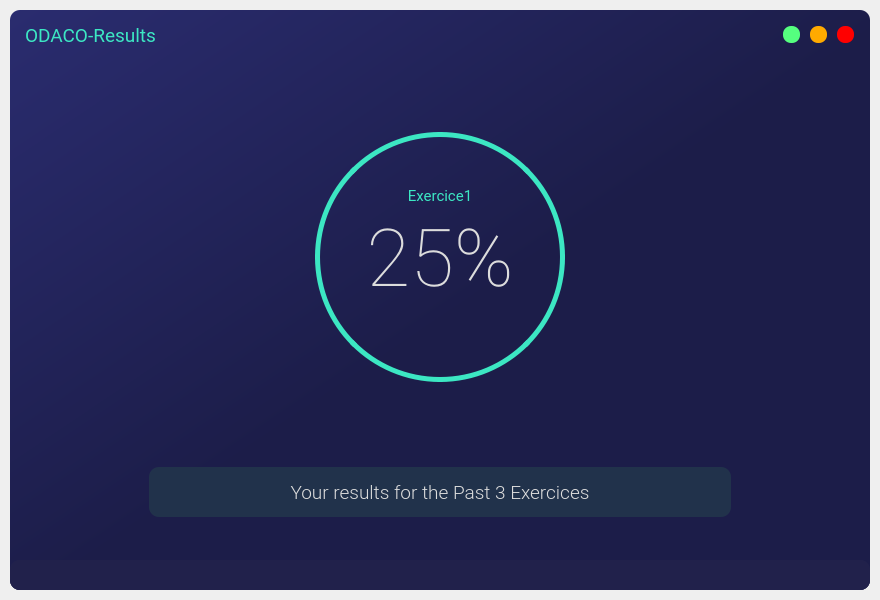
<?xml version="1.0" encoding="UTF-8"?>
<ui version="4.0">
 <class>MainWindow</class>
 <widget class="QMainWindow" name="MainWindow">
  <property name="geometry">
   <rect>
    <x>0</x>
    <y>0</y>
    <width>880</width>
    <height>600</height>
   </rect>
  </property>
  <property name="minimumSize">
   <size>
    <width>880</width>
    <height>600</height>
   </size>
  </property>
  <property name="windowTitle">
   <string>MainWindow</string>
  </property>
  <widget class="QWidget" name="centralwidget">
   <layout class="QVBoxLayout" name="drop_shadow_layout">
    <property name="spacing">
     <number>0</number>
    </property>
    <property name="leftMargin">
     <number>10</number>
    </property>
    <property name="topMargin">
     <number>10</number>
    </property>
    <property name="rightMargin">
     <number>10</number>
    </property>
    <property name="bottomMargin">
     <number>10</number>
    </property>
    <item>
     <widget class="QFrame" name="drop_shadow_frame">
      <property name="styleSheet">
       <string notr="true">background-color: qlineargradient(spread:pad, x1:0, y1:0, x2:1, y2:1, stop:0 rgba(42, 44, 111, 255), stop:0.521368 rgba(28, 29, 73, 255));
border-radius: 10px;</string>
      </property>
      <property name="frameShape">
       <enum>QFrame::NoFrame</enum>
      </property>
      <property name="frameShadow">
       <enum>QFrame::Raised</enum>
      </property>
      <layout class="QVBoxLayout" name="verticalLayout">
       <property name="spacing">
        <number>0</number>
       </property>
       <property name="leftMargin">
        <number>0</number>
       </property>
       <property name="topMargin">
        <number>0</number>
       </property>
       <property name="rightMargin">
        <number>0</number>
       </property>
       <property name="bottomMargin">
        <number>0</number>
       </property>
       <item>
        <widget class="QFrame" name="title_bar">
         <property name="maximumSize">
          <size>
           <width>16777215</width>
           <height>50</height>
          </size>
         </property>
         <property name="styleSheet">
          <string notr="true">background-color: none;</string>
         </property>
         <property name="frameShape">
          <enum>QFrame::NoFrame</enum>
         </property>
         <property name="frameShadow">
          <enum>QFrame::Raised</enum>
         </property>
         <layout class="QHBoxLayout" name="horizontalLayout">
          <property name="spacing">
           <number>0</number>
          </property>
          <property name="leftMargin">
           <number>0</number>
          </property>
          <property name="topMargin">
           <number>0</number>
          </property>
          <property name="rightMargin">
           <number>0</number>
          </property>
          <property name="bottomMargin">
           <number>0</number>
          </property>
          <item>
           <widget class="QFrame" name="frame_title">
            <property name="minimumSize">
             <size>
              <width>0</width>
              <height>50</height>
             </size>
            </property>
            <property name="font">
             <font>
              <family>Roboto Condensed Light</family>
              <pointsize>14</pointsize>
             </font>
            </property>
            <property name="frameShape">
             <enum>QFrame::StyledPanel</enum>
            </property>
            <property name="frameShadow">
             <enum>QFrame::Raised</enum>
            </property>
            <layout class="QVBoxLayout" name="verticalLayout_2">
             <property name="spacing">
              <number>0</number>
             </property>
             <property name="leftMargin">
              <number>15</number>
             </property>
             <property name="topMargin">
              <number>0</number>
             </property>
             <property name="rightMargin">
              <number>0</number>
             </property>
             <property name="bottomMargin">
              <number>0</number>
             </property>
             <item>
              <widget class="QLabel" name="label_title">
               <property name="font">
                <font>
                 <family>Roboto</family>
                 <pointsize>14</pointsize>
                </font>
               </property>
               <property name="styleSheet">
                <string notr="true">color: rgb(60, 231, 195);</string>
               </property>
               <property name="text">
                <string>ODACO-Results</string>
               </property>
              </widget>
             </item>
            </layout>
           </widget>
          </item>
          <item>
           <widget class="QFrame" name="frame_btns">
            <property name="maximumSize">
             <size>
              <width>100</width>
              <height>16777215</height>
             </size>
            </property>
            <property name="frameShape">
             <enum>QFrame::StyledPanel</enum>
            </property>
            <property name="frameShadow">
             <enum>QFrame::Raised</enum>
            </property>
            <layout class="QHBoxLayout" name="horizontalLayout_3">
             <item>
              <widget class="QPushButton" name="btn_maximize">
               <property name="minimumSize">
                <size>
                 <width>16</width>
                 <height>16</height>
                </size>
               </property>
               <property name="maximumSize">
                <size>
                 <width>17</width>
                 <height>17</height>
                </size>
               </property>
               <property name="toolTip">
                <string>Maximize</string>
               </property>
               <property name="styleSheet">
                <string notr="true">QPushButton {
	border: none;
	border-radius: 8px;	
	background-color: rgb(85, 255, 127);
}
QPushButton:hover {	
	background-color: rgba(85, 255, 127, 150);
}</string>
               </property>
               <property name="text">
                <string/>
               </property>
              </widget>
             </item>
             <item>
              <widget class="QPushButton" name="btn_minimize">
               <property name="minimumSize">
                <size>
                 <width>16</width>
                 <height>16</height>
                </size>
               </property>
               <property name="maximumSize">
                <size>
                 <width>17</width>
                 <height>17</height>
                </size>
               </property>
               <property name="toolTip">
                <string>Minimize</string>
               </property>
               <property name="styleSheet">
                <string notr="true">QPushButton {
	border: none;
	border-radius: 8px;		
	background-color: rgb(255, 170, 0);
}
QPushButton:hover {	
	background-color: rgba(255, 170, 0, 150);
}</string>
               </property>
               <property name="text">
                <string/>
               </property>
              </widget>
             </item>
             <item>
              <widget class="QPushButton" name="btn_close">
               <property name="minimumSize">
                <size>
                 <width>16</width>
                 <height>16</height>
                </size>
               </property>
               <property name="maximumSize">
                <size>
                 <width>17</width>
                 <height>17</height>
                </size>
               </property>
               <property name="toolTip">
                <string>Close</string>
               </property>
               <property name="styleSheet">
                <string notr="true">QPushButton {
	border: none;
	border-radius: 8px;		
	background-color: rgb(255, 0, 0);
}
QPushButton:hover {		
	background-color: rgba(255, 0, 0, 150);
}</string>
               </property>
               <property name="text">
                <string/>
               </property>
              </widget>
             </item>
            </layout>
           </widget>
          </item>
         </layout>
        </widget>
       </item>
       <item>
        <widget class="QFrame" name="content_bar">
         <property name="styleSheet">
          <string notr="true">background-color: none;</string>
         </property>
         <property name="frameShape">
          <enum>QFrame::StyledPanel</enum>
         </property>
         <property name="frameShadow">
          <enum>QFrame::Raised</enum>
         </property>
         <layout class="QVBoxLayout" name="verticalLayout_4">
          <item>
           <widget class="QStackedWidget" name="stackedWidget">
            <property name="styleSheet">
             <string notr="true">background-color: none;</string>
            </property>
            <property name="currentIndex">
             <number>0</number>
            </property>
            <widget class="QWidget" name="page_home">
             <layout class="QVBoxLayout" name="verticalLayout_5">
              <property name="spacing">
               <number>0</number>
              </property>
              <property name="leftMargin">
               <number>0</number>
              </property>
              <property name="topMargin">
               <number>0</number>
              </property>
              <property name="rightMargin">
               <number>0</number>
              </property>
              <property name="bottomMargin">
               <number>0</number>
              </property>
              <item>
               <widget class="QFrame" name="frame_content_home">
                <property name="frameShape">
                 <enum>QFrame::StyledPanel</enum>
                </property>
                <property name="frameShadow">
                 <enum>QFrame::Raised</enum>
                </property>
                <layout class="QVBoxLayout" name="verticalLayout_9">
                 <item>
                  <widget class="QFrame" name="frame_infos">
                   <property name="frameShape">
                    <enum>QFrame::StyledPanel</enum>
                   </property>
                   <property name="frameShadow">
                    <enum>QFrame::Raised</enum>
                   </property>
                   <layout class="QHBoxLayout" name="horizontalLayout_4">
                    <item>
                     <widget class="QFrame" name="frame_circle_1">
                      <property name="minimumSize">
                       <size>
                        <width>250</width>
                        <height>250</height>
                       </size>
                      </property>
                      <property name="maximumSize">
                       <size>
                        <width>250</width>
                        <height>250</height>
                       </size>
                      </property>
                      <property name="styleSheet">
                       <string notr="true">QFrame{
	border: 5px solid rgb(60, 231, 195);
	border-radius: 125px;
}
QFrame:hover {
	border: 5px solid rgb(105, 95, 148);
}</string>
                      </property>
                      <property name="frameShape">
                       <enum>QFrame::StyledPanel</enum>
                      </property>
                      <property name="frameShadow">
                       <enum>QFrame::Raised</enum>
                      </property>
                      <layout class="QVBoxLayout" name="verticalLayout_6">
                       <property name="spacing">
                        <number>10</number>
                       </property>
                       <property name="leftMargin">
                        <number>10</number>
                       </property>
                       <property name="topMargin">
                        <number>50</number>
                       </property>
                       <property name="rightMargin">
                        <number>10</number>
                       </property>
                       <property name="bottomMargin">
                        <number>50</number>
                       </property>
                       <item>
                        <widget class="QLabel" name="label">
                         <property name="font">
                          <font>
                           <family>Roboto</family>
                           <pointsize>11</pointsize>
                          </font>
                         </property>
                         <property name="styleSheet">
                          <string notr="true">border: none;
color: rgb(60, 231, 195);</string>
                         </property>
                         <property name="text">
                          <string>Exercice1</string>
                         </property>
                         <property name="alignment">
                          <set>Qt::AlignCenter</set>
                         </property>
                        </widget>
                       </item>
                       <item>
                        <widget class="QLabel" name="label_2">
                         <property name="font">
                          <font>
                           <family>Roboto Thin</family>
                           <pointsize>60</pointsize>
                          </font>
                         </property>
                         <property name="styleSheet">
                          <string notr="true">border: none;
color: rgb(220,220,220);</string>
                         </property>
                         <property name="text">
                          <string>25%</string>
                         </property>
                         <property name="alignment">
                          <set>Qt::AlignCenter</set>
                         </property>
                        </widget>
                       </item>
                       <item>
                        <widget class="QLabel" name="label_4">
                         <property name="font">
                          <font>
                           <family>Roboto</family>
                           <pointsize>10</pointsize>
                          </font>
                         </property>
                         <property name="styleSheet">
                          <string notr="true">border: none;
color: rgb(60, 231, 195);</string>
                         </property>
                         <property name="text">
                          <string/>
                         </property>
                         <property name="alignment">
                          <set>Qt::AlignCenter</set>
                         </property>
                        </widget>
                       </item>
                      </layout>
                     </widget>
                    </item>
                   </layout>
                  </widget>
                 </item>
                 <item alignment="Qt::AlignHCenter">
                  <widget class="QFrame" name="frame_texts">
                   <property name="minimumSize">
                    <size>
                     <width>600</width>
                     <height>0</height>
                    </size>
                   </property>
                   <property name="maximumSize">
                    <size>
                     <width>16777215</width>
                     <height>100</height>
                    </size>
                   </property>
                   <property name="frameShape">
                    <enum>QFrame::StyledPanel</enum>
                   </property>
                   <property name="frameShadow">
                    <enum>QFrame::Raised</enum>
                   </property>
                   <layout class="QVBoxLayout" name="verticalLayout_10">
                    <item>
                     <widget class="QLabel" name="label_13">
                      <property name="maximumSize">
                       <size>
                        <width>600</width>
                        <height>50</height>
                       </size>
                      </property>
                      <property name="palette">
                       <palette>
                        <active>
                         <colorrole role="WindowText">
                          <brush brushstyle="SolidPattern">
                           <color alpha="255">
                            <red>220</red>
                            <green>220</green>
                            <blue>220</blue>
                           </color>
                          </brush>
                         </colorrole>
                         <colorrole role="Button">
                          <brush brushstyle="SolidPattern">
                           <color alpha="255">
                            <red>33</red>
                            <green>50</green>
                            <blue>75</blue>
                           </color>
                          </brush>
                         </colorrole>
                         <colorrole role="Text">
                          <brush brushstyle="SolidPattern">
                           <color alpha="255">
                            <red>220</red>
                            <green>220</green>
                            <blue>220</blue>
                           </color>
                          </brush>
                         </colorrole>
                         <colorrole role="ButtonText">
                          <brush brushstyle="SolidPattern">
                           <color alpha="255">
                            <red>220</red>
                            <green>220</green>
                            <blue>220</blue>
                           </color>
                          </brush>
                         </colorrole>
                         <colorrole role="Base">
                          <brush brushstyle="SolidPattern">
                           <color alpha="255">
                            <red>33</red>
                            <green>50</green>
                            <blue>75</blue>
                           </color>
                          </brush>
                         </colorrole>
                         <colorrole role="Window">
                          <brush brushstyle="SolidPattern">
                           <color alpha="255">
                            <red>33</red>
                            <green>50</green>
                            <blue>75</blue>
                           </color>
                          </brush>
                         </colorrole>
                        </active>
                        <inactive>
                         <colorrole role="WindowText">
                          <brush brushstyle="SolidPattern">
                           <color alpha="255">
                            <red>220</red>
                            <green>220</green>
                            <blue>220</blue>
                           </color>
                          </brush>
                         </colorrole>
                         <colorrole role="Button">
                          <brush brushstyle="SolidPattern">
                           <color alpha="255">
                            <red>33</red>
                            <green>50</green>
                            <blue>75</blue>
                           </color>
                          </brush>
                         </colorrole>
                         <colorrole role="Text">
                          <brush brushstyle="SolidPattern">
                           <color alpha="255">
                            <red>220</red>
                            <green>220</green>
                            <blue>220</blue>
                           </color>
                          </brush>
                         </colorrole>
                         <colorrole role="ButtonText">
                          <brush brushstyle="SolidPattern">
                           <color alpha="255">
                            <red>220</red>
                            <green>220</green>
                            <blue>220</blue>
                           </color>
                          </brush>
                         </colorrole>
                         <colorrole role="Base">
                          <brush brushstyle="SolidPattern">
                           <color alpha="255">
                            <red>33</red>
                            <green>50</green>
                            <blue>75</blue>
                           </color>
                          </brush>
                         </colorrole>
                         <colorrole role="Window">
                          <brush brushstyle="SolidPattern">
                           <color alpha="255">
                            <red>33</red>
                            <green>50</green>
                            <blue>75</blue>
                           </color>
                          </brush>
                         </colorrole>
                        </inactive>
                        <disabled>
                         <colorrole role="WindowText">
                          <brush brushstyle="SolidPattern">
                           <color alpha="255">
                            <red>220</red>
                            <green>220</green>
                            <blue>220</blue>
                           </color>
                          </brush>
                         </colorrole>
                         <colorrole role="Button">
                          <brush brushstyle="SolidPattern">
                           <color alpha="255">
                            <red>33</red>
                            <green>50</green>
                            <blue>75</blue>
                           </color>
                          </brush>
                         </colorrole>
                         <colorrole role="Text">
                          <brush brushstyle="SolidPattern">
                           <color alpha="255">
                            <red>220</red>
                            <green>220</green>
                            <blue>220</blue>
                           </color>
                          </brush>
                         </colorrole>
                         <colorrole role="ButtonText">
                          <brush brushstyle="SolidPattern">
                           <color alpha="255">
                            <red>220</red>
                            <green>220</green>
                            <blue>220</blue>
                           </color>
                          </brush>
                         </colorrole>
                         <colorrole role="Base">
                          <brush brushstyle="SolidPattern">
                           <color alpha="255">
                            <red>33</red>
                            <green>50</green>
                            <blue>75</blue>
                           </color>
                          </brush>
                         </colorrole>
                         <colorrole role="Window">
                          <brush brushstyle="SolidPattern">
                           <color alpha="255">
                            <red>33</red>
                            <green>50</green>
                            <blue>75</blue>
                           </color>
                          </brush>
                         </colorrole>
                        </disabled>
                       </palette>
                      </property>
                      <property name="font">
                       <font>
                        <family>Roboto Light</family>
                        <pointsize>14</pointsize>
                       </font>
                      </property>
                      <property name="styleSheet">
                       <string notr="true">color: rgb(220, 220, 220);
background-color: rgb(33, 50, 75);
border-radius: 10px;</string>
                      </property>
                      <property name="text">
                       <string>Your results for the Past 3 Exercices</string>
                      </property>
                      <property name="alignment">
                       <set>Qt::AlignCenter</set>
                      </property>
                     </widget>
                    </item>
                   </layout>
                  </widget>
                 </item>
                </layout>
               </widget>
              </item>
             </layout>
            </widget>
            <widget class="QWidget" name="page_credits">
             <widget class="QFrame" name="frame_content_credits">
              <property name="geometry">
               <rect>
                <x>90</x>
                <y>70</y>
                <width>120</width>
                <height>80</height>
               </rect>
              </property>
              <property name="frameShape">
               <enum>QFrame::StyledPanel</enum>
              </property>
              <property name="frameShadow">
               <enum>QFrame::Raised</enum>
              </property>
             </widget>
            </widget>
           </widget>
          </item>
         </layout>
        </widget>
       </item>
       <item>
        <widget class="QFrame" name="credits_bar">
         <property name="maximumSize">
          <size>
           <width>16777215</width>
           <height>30</height>
          </size>
         </property>
         <property name="styleSheet">
          <string notr="true">background-color: rgb(33, 33, 75);</string>
         </property>
         <property name="frameShape">
          <enum>QFrame::NoFrame</enum>
         </property>
         <property name="frameShadow">
          <enum>QFrame::Raised</enum>
         </property>
         <layout class="QHBoxLayout" name="horizontalLayout_2">
          <property name="spacing">
           <number>0</number>
          </property>
          <property name="leftMargin">
           <number>0</number>
          </property>
          <property name="topMargin">
           <number>0</number>
          </property>
          <property name="rightMargin">
           <number>0</number>
          </property>
          <property name="bottomMargin">
           <number>0</number>
          </property>
          <item>
           <widget class="QFrame" name="frame_label_credits">
            <property name="frameShape">
             <enum>QFrame::StyledPanel</enum>
            </property>
            <property name="frameShadow">
             <enum>QFrame::Raised</enum>
            </property>
            <layout class="QVBoxLayout" name="verticalLayout_3">
             <property name="spacing">
              <number>0</number>
             </property>
             <property name="leftMargin">
              <number>15</number>
             </property>
             <property name="topMargin">
              <number>0</number>
             </property>
             <property name="rightMargin">
              <number>0</number>
             </property>
             <property name="bottomMargin">
              <number>0</number>
             </property>
            </layout>
           </widget>
          </item>
          <item>
           <widget class="QFrame" name="frame_grip">
            <property name="minimumSize">
             <size>
              <width>30</width>
              <height>30</height>
             </size>
            </property>
            <property name="maximumSize">
             <size>
              <width>30</width>
              <height>30</height>
             </size>
            </property>
            <property name="styleSheet">
             <string notr="true">padding: 5px;</string>
            </property>
            <property name="frameShape">
             <enum>QFrame::StyledPanel</enum>
            </property>
            <property name="frameShadow">
             <enum>QFrame::Raised</enum>
            </property>
           </widget>
          </item>
         </layout>
        </widget>
       </item>
      </layout>
     </widget>
    </item>
   </layout>
  </widget>
 </widget>
 <resources/>
 <connections/>
</ui>
